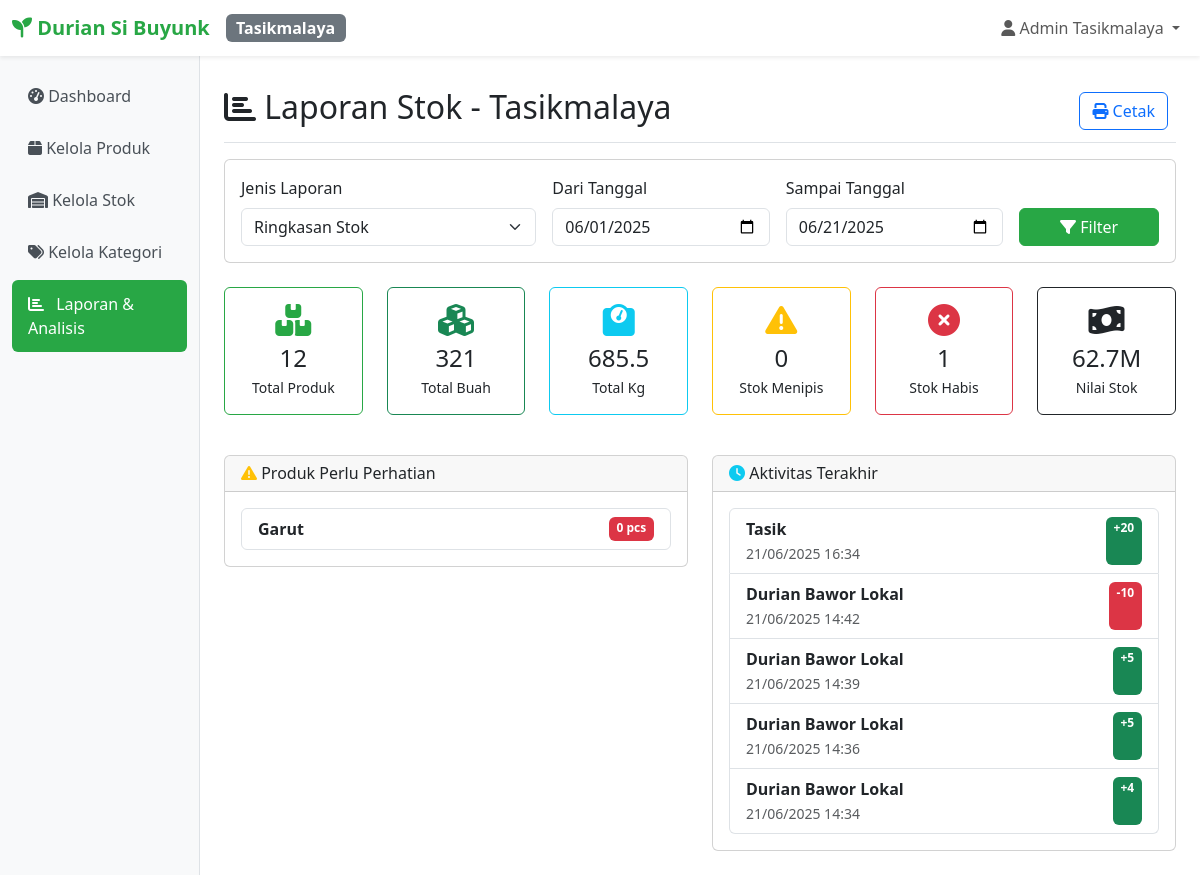
The app's page /cabang/tasik/laporan/index.php (signed in) with its own data.
### tables this page shows
CREATE TABLE `users` (
  `id` int NOT NULL,
  `username` varchar(50) NOT NULL,
  `password` varchar(255) NOT NULL,
  `nama_lengkap` varchar(100) NOT NULL,
  `cabang_id` int NOT NULL,
  `role` enum('admin') DEFAULT 'admin',
  `created_at` timestamp NOT NULL DEFAULT CURRENT_TIMESTAMP,
  `updated_at` timestamp NOT NULL DEFAULT CURRENT_TIMESTAMP ON UPDATE CURRENT_TIMESTAMP
);

CREATE TABLE `cabang` (
  `id` int NOT NULL,
  `nama_cabang` varchar(50) NOT NULL,
  `kode_cabang` varchar(10) NOT NULL,
  `alamat` text,
  `telepon` varchar(20) DEFAULT NULL,
  `created_at` timestamp NOT NULL DEFAULT CURRENT_TIMESTAMP
);

CREATE TABLE `produk` (
  `id` int NOT NULL,
  `nama_produk` varchar(200) NOT NULL,
  `kategori_id` int DEFAULT NULL,
  `jenis_durian_id` int DEFAULT NULL,
  `harga` decimal(12,2) NOT NULL,
  `harga_per_kg` decimal(12,2) DEFAULT '0.00' COMMENT 'Harga per kilogram',
  `stok_tasik` int DEFAULT '0',
  `stok_garut` int DEFAULT '0',
  `total_kg_tasik` decimal(10,3) DEFAULT '0.000' COMMENT 'Total berat stok Tasik dalam kg',
  `total_kg_garut` decimal(10,3) DEFAULT '0.000' COMMENT 'Total berat stok Garut dalam kg',
  `total_pcs_tasik` int DEFAULT '0' COMMENT 'Total pieces Tasik',
  `total_pcs_garut` int DEFAULT '0' COMMENT 'Total pieces Garut',
  `satuan` varchar(20) DEFAULT 'pcs',
  `deskripsi` text,
  `gambar` varchar(255) DEFAULT NULL,
  `status` enum('aktif','nonaktif') DEFAULT 'aktif',
  `created_at` timestamp NOT NULL DEFAULT CURRENT_TIMESTAMP,
  `updated_at` timestamp NOT NULL DEFAULT CURRENT_TIMESTAMP ON UPDATE CURRENT_TIMESTAMP
);

CREATE TABLE `stok_history` (
  `id` int NOT NULL,
  `produk_id` int NOT NULL,
  `cabang_id` int NOT NULL,
  `cabang` enum('tasik','garut') NOT NULL COMMENT 'Branch identifier for weight functions',
  `jenis_transaksi` enum('masuk','keluar','penyesuaian') NOT NULL,
  `jumlah` int NOT NULL,
  `jumlah_sebelum` int DEFAULT '0' COMMENT 'Stock pieces before transaction',
  `jumlah_sesudah` int DEFAULT '0' COMMENT 'Stock pieces after transaction',
  `selisih` int DEFAULT '0' COMMENT 'Difference in pieces',
  `stok_sebelum` int NOT NULL,
  `stok_sesudah` int NOT NULL,
  `total_kg_sebelum` decimal(10,3) DEFAULT '0.000' COMMENT 'Total kg before transaction',
  `total_kg_sesudah` decimal(10,3) DEFAULT '0.000' COMMENT 'Total kg after transaction',
  `bobot_kg` decimal(8,3) DEFAULT '0.000' COMMENT 'Weight involved in this transaction',
  `jumlah_pcs` int DEFAULT '0' COMMENT 'Pieces involved in this transaction',
  `harga_per_kg_saat_itu` decimal(12,2) DEFAULT '0.00' COMMENT 'Price per kg at transaction time',
  `keterangan` text,
  `user_id` int DEFAULT NULL,
  `created_at` timestamp NOT NULL DEFAULT CURRENT_TIMESTAMP
);

### cabang/tasik/laporan/index.php (the view, shortened to what the rows shown need)
<?php
require_once __DIR__ . '/../../../includes/auth.php';
require_once __DIR__ . '/../../../includes/report_functions_simple.php';
$date_from = $_GET['date_from'] ?? date('Y-m-01');
$date_to = $_GET['date_to'] ?? date('Y-m-d');
$report_type = $_GET['report_type'] ?? 'summary';
try {
    $current_stock = getCurrentStockReport('tasik');
    $stock_movements = getStockMovementHistory('tasik', $date_from, $date_to, 20);
} catch (Exception $e) {
    $error_message = "Error loading report: " . $e->getMessage();
}
include __DIR__ . '/../../../includes/header.php';
?>
<div class="d-flex justify-content-between flex-wrap flex-md-nowrap align-items-center pt-3 pb-2 mb-3 border-bottom">
    <h1 class="h2"><i class="fas fa-chart-bar"></i> Laporan Stok - Tasikmalaya</h1>
</div>
<div class="printable-content">
<?php if ($report_type === 'movement'): ?>
    <div class="card">
        <div class="card-header">
            <h5 class="mb-0"><i class="fas fa-exchange-alt"></i> Pergerakan Stok (<?= date('d/m/Y', strtotime($date_from)) ?> - <?= date('d/m/Y', strtotime($date_to)) ?>)</h5>
        </div>
        <div class="card-body">
            <?php if (empty($stock_movements)): ?>
                <p class="text-muted text-center py-4">Tidak ada pergerakan stok dalam periode ini.</p>
            <?php else: ?>
                <div class="table-responsive">
                    <table class="table table-striped">
                        <thead>
                            <tr>
                                <th>Tanggal</th>
                                <th>Produk</th>
                                <th>Jenis</th>
                                <th>Sebelum</th>
                                <th>Sesudah</th>
                                <th>Selisih</th>
                                <th>Keterangan</th>
                            </tr>
                        </thead>
                        <tbody>
                            <?php foreach ($stock_movements as $movement): ?>
                                <tr>
                                    <td><?= date('d/m/Y H:i', strtotime($movement['created_at'])) ?></td>
                                    <td>
                                        <strong><?= htmlspecialchars($movement['nama_produk']) ?></strong>
                                        <?php if ($movement['nama_kategori']): ?>
                                            <br><small class="text-muted"><?= htmlspecialchars($movement['nama_kategori']) ?></small>
                                        <?php endif; ?>
                                    </td>
                                    <td>
                                        <?php if ($movement['jenis_transaksi'] === 'masuk'): ?>
                                            <span class="badge bg-success">Masuk</span>
                                        <?php elseif ($movement['jenis_transaksi'] === 'keluar'): ?>
                                            <span class="badge bg-danger">Keluar</span>
                                        <?php else: ?>
                                            <span class="badge bg-info"><?= ucfirst($movement['jenis_transaksi']) ?></span>
                                        <?php endif; ?>
                                    </td>
                                    <td><?= $movement['jumlah_sebelum'] ?></td>
                                    <td><?= $movement['jumlah_sesudah'] ?></td>
                                    <td>
                                        <span class="<?= $movement['selisih'] > 0 ? 'text-success' : 'text-danger' ?>">
                                            <?= $movement['selisih'] > 0 ? '+' : '' ?><?= $movement['selisih'] ?>
                                        </span>
                                    </td>
                                    <td><?= htmlspecialchars($movement['keterangan']) ?></td>
                                </tr>
                            <?php endforeach; ?>
                        </tbody>
                    </table>
                </div>
            <?php endif; ?>
        </div>
    </div>
<?php else: ?>
    <div class="row">
        <div class="col-md-6 mb-4">
            <div class="card">
                <div class="card-body">
                    <?php
                    $low_stock = array_filter($current_stock, function($item) {
                        return $item['status_stok'] === 'Habis' || $item['status_stok'] === 'Menipis';
                    });
                    ?>
                    <?php if (empty($low_stock)): ?>
                        <p class="text-success mb-0"><i class="fas fa-check"></i> Semua produk memiliki stok yang cukup</p>
                    <?php else: ?>
                        <div class="list-group">
                            <?php foreach (array_slice($low_stock, 0, 5) as $item): ?>
                                <div class="list-group-item">
                                    <div class="d-flex justify-content-between">
                                        <strong><?= htmlspecialchars($item['nama_produk']) ?></strong>
                                        <span class="badge bg-<?= $item['status_stok'] === 'Habis' ? 'danger' : 'warning' ?>">
                                            <?= $item['stok_pcs'] ?> pcs
                                        </span>
                                    </div>
                                </div>
                            <?php endforeach; ?>
                        </div>
                    <?php endif; ?>
                </div>
            </div>
        </div>
        <div class="col-md-6 mb-4">
            <div class="card">
                <div class="card-body">
                    <?php if (empty($stock_movements)): ?>
                        <p class="text-muted mb-0">Belum ada aktivitas stok</p>
                    <?php else: ?>
                        <div class="list-group">
                            <?php foreach (array_slice($stock_movements, 0, 5) as $movement): ?>
                                <div class="list-group-item">
                                    <div class="d-flex justify-content-between">
                                        <div>
                                            <strong><?= htmlspecialchars($movement['nama_produk']) ?></strong>
                                            <br><small class="text-muted"><?= date('d/m/Y H:i', strtotime($movement['created_at'])) ?></small>
                                        </div>
                                        <span class="badge bg-<?= $movement['jenis_transaksi'] === 'masuk' ? 'success' : 'danger' ?>">
                                            <?= $movement['jenis_transaksi'] === 'masuk' ? '+' : '' ?><?= $movement['selisih'] ?>
                                        </span>
                                    </div>
                                </div>
                            <?php endforeach; ?>
                        </div>
                    <?php endif; ?>
                </div>
            </div>
        </div>
    </div>
<?php endif; ?>
</div>
</body>
</html>

### includes/header.php (shortened to what the rows shown need)
<?php
require_once __DIR__ . '/auth.php';
$currentUser = getCurrentUser();
$branchName = $currentUser ? $currentUser['nama_cabang'] : '';
?>
<!DOCTYPE html>
<html lang="id">
<head>
    <link href="https://cdn.jsdelivr.net/npm/bootstrap@5.3.0/dist/css/bootstrap.min.css" rel="stylesheet">
    <link href="https://cdnjs.cloudflare.com/ajax/libs/font-awesome/6.4.0/css/all.min.css" rel="stylesheet">
</head>
<body>
    <nav class="navbar navbar-expand-lg navbar-light bg-white shadow-sm">
        <div class="container-fluid">
            <a class="navbar-brand" href="dashboard.php">
                <i class="fas fa-seedling"></i> <?= APP_NAME ?>
            </a>
            <span class="badge bg-secondary fs-6"><?= $branchName ?></span>
            <div class="navbar-nav ms-auto">
                <div class="nav-item dropdown">
                    <a class="nav-link dropdown-toggle" href="#" id="navbarDropdown" role="button" data-bs-toggle="dropdown">
                        <i class="fas fa-user"></i> <?= $currentUser['nama_lengkap'] ?? 'User' ?>
                    </a>
                </div>
            </div>
        </div>
    </nav>
    <div class="container-fluid">
        <div class="row">
            <main class="col-md-9 ms-sm-auto col-lg-10 px-md-4">
                <div class="pt-3">

### records on screen
users: cabang.nama_cabang "Tasikmalaya", nama_lengkap "Admin Tasikmalaya"
produk: nama_produk "Garut", stok_tasik "0"
stok_history: produk.nama_produk "Tasik", created_at "21/06/2025 16:34", selisih "20"
stok_history: produk.nama_produk "Durian Bawor Lokal", created_at "21/06/2025 14:42", selisih "-10"
stok_history: produk.nama_produk "Durian Bawor Lokal", created_at "21/06/2025 14:39", selisih "5"
stok_history: produk.nama_produk "Durian Bawor Lokal", created_at "21/06/2025 14:36", selisih "5"
stok_history: produk.nama_produk "Durian Bawor Lokal", created_at "21/06/2025 14:34", selisih "4"

### other values on screen
APP_NAME "Durian Si Buyunk"
$summary['total_produk'] "12"
$summary['total_stok_buah'] "321"
$summary['total_stok_kg'] "685.5"
$summary['produk_menipis'] "0"
$summary['produk_habis'] "1"
$summary['total_nilai_stok']/1000000 "62.7"
